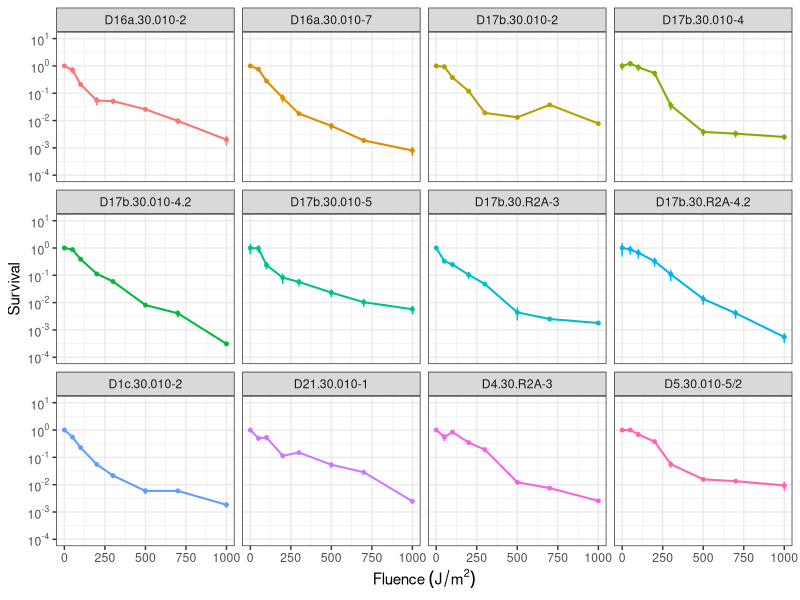

Write the R code that produced this figure.
#Script Iniciação Científica Sabrina Pinheiro

#REGRAS DE ENTRADA:
#*************ORDEM DAS COLUNAS: 1. Espécie | 2. Dose | 3-5. UFC | 6. Fator de Diluição **********************************
#Decimal é dado por vírgula
#Primeira linha é cabeçalho

#********** PACOTES **********
install.packages('ggplot2')   # Pacote para gráficos
library(ggplot2)
install.packages('matrixStats')   # Pacote para média e devio padrão de matrizes, no caso das gotas
library(matrixStats)
install.packages('MASS')    # Pacote necessário para a notação certa no eixo Y do gráfico
library(MASS)
install.packages('scales')    # Pacote para transformação em log10 do eixo y do gráfico
library(scales)
install.packages('dplyr')
library(dplyr)

#********** LEITURA **********
# Lê tabela em tsv, ou seja, separado por tab, vírgula como decimal, primeira linha é cabeçalho, preenche espáços vazios com NA
uvtab <- read.table("UVCtab.tsv", sep="\t", dec=",", quote="", header=TRUE, fill=TRUE)

#********** PRÉ-PROCESSAMENTO **********
ufc <- as.matrix(uvtab[,c(3,4,5)])    # Cria matriz com as contagens das 3 gotinhas
nome <- uvtab[,1]
dose <- uvtab[,2]   # Cria um vetor com doses de UVC dadas
media <- rowMeans(ufc, na.rm=TRUE)    # Tira média das gotinhas
media_cor <- media*uvtab[,6]*100    # Faz média corrigida pegando média, multiplicando pelo fator de diluição e por 100 para ser UFC/mL
desv_pad <- rowSds(ufc, na.rm=TRUE)   # Calcula o desvio padrão das três gotinhas
n <- rowSums(!is.na(ufc))   # Calcula quantas gotinhas tem (3 ou 2)
erro_pad <- desv_pad/(sqrt(n))    # Calcula erro padrão que, por definição, é desvio padrão sobre raiz quadrada do n
erro_media <- ((uvtab[,6]*100))*(erro_pad)    # Erro associado as médias corrigidas. Propagação do erro considerando normal.
media_cor_0 <- rep(c(media_cor[1], media_cor[9], media_cor[17], media_cor[25], media_cor[33], media_cor[41], media_cor[49], media_cor[57], media_cor[65], media_cor[73], media_cor[81], media_cor[89]), each=8)    # Apenas os valores docontrole repetidos para fazer a sobrevivência
erro_media_0 <- rep(c(erro_media[1], erro_media[9], erro_media[17], erro_media[25], erro_media[33], erro_media[41], erro_media[49], erro_media[57], erro_media[65], erro_media[73], erro_media[82], erro_media[89]), each=8)   # Apenas valores do erro associados aos controles para fazer o erro das sobrevivências
sobrev <- media_cor/media_cor_0   # Calcula sobrevivência (experimento sobre controle)
sobrev <- trunc(sobrev*10^5)/10^5   # Trunca valos na 4a casa decimal
erro_sobrev <- sqrt((sobrev^2)*(((erro_media/media_cor)^2)+((erro_media_0/media_cor_0)^2)))   # Calcula erro associado a sobrevivência com as fórmulas de propagação de erro
graftab <- cbind.data.frame(nome, dose, sobrev, erro_sobrev)   # Cria tabela para fazer os gráficos, com espécie, doses, sobrevivência e erro associado a sobrevivência

#********** GRÁFICOS **********
graf_sob_facet<- ggplot(graftab, aes(x=dose, y=sobrev, color=nome)) +
    geom_point(size=1)+   # Coloca as bolinhas
    geom_line(linewidth=.7)+   # Coloca as linhas
    geom_errorbar(aes(ymin=sobrev-erro_sobrev, ymax=sobrev+erro_sobrev), width=0.15, size=.5)+    # Coloca as barras de erro
    facet_wrap(~nome)+    # Deixa facetado por espécie
    theme_bw()+   # Muda a aparência para o tema certo
    xlab(bquote("Fluence"~(J/m^2)))+    # Coloca o nome do eixo x
    ylab("Survival")+    # Coloca o nome do eixo y
    theme(
      panel.grid.major = element_line(size=.5),   # Define largura da linha maior do grid interno no gráfico
      panel.grid.minor = element_line(size=.2),   # Define largura da linha menor do grid interno do gráfico
      legend.position='none')+    # Retira a legenda
    scale_y_log10(limits = c(1e-4,10),   # Transforma o eixo y em log10 com limiter de 1 a 10^-5
                  labels = trans_format("log10", math_format(10^.x)),
                   breaks = trans_breaks("log10", function(x) 10^x, n=4))

ggsave('facetado.png')    # Salva gráfico que acabamos de criar como um arquivo
